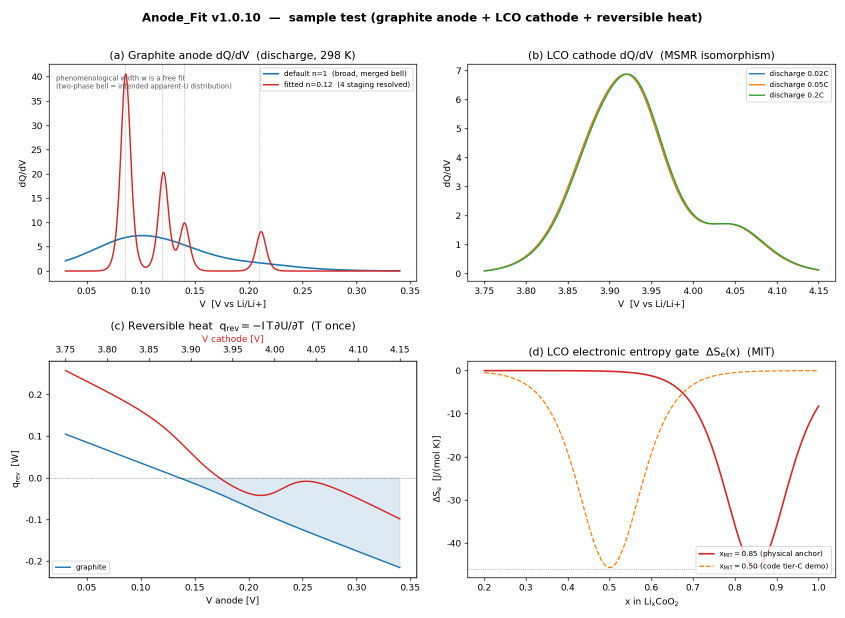
#> input picture Claude/docs/v1.0.10/figs/Anode_Fit_v1.0.10_sample_test.png, 1690 x 1235 px (shown at 1/2 size)
$ python audit_phase058_standalone_images.py
#> lines starting #> are read from the running program, lines starting #| are printed output that depends on the picture; after the words box and inside, x2 and y2 are one past the last pixel; in counts of white or black regions, pixels touching at a corner belong together
#!/usr/bin/env python3
"""Inventory the eight standalone images in the Phase 058 frozen scope."""

from __future__ import annotations

import hashlib
import itertools
import json
from pathlib import Path

import numpy as np
from PIL import Image


ROOT = Path(__file__).resolve().parents[3]
OUT = ROOT / "Codex" / "results" / "PHASE_058_STANDALONE_IMAGE_AUDIT.json"
IMAGES = [
    {
        "path": "Claude/docs/v1.0.10/figs/Anode_Fit_v1.0.10_sample_test.png",
        "generator": "Claude/docs/v1.0.10/sample_test_v1010.py",
    },
    {
        "path": "Claude/docs/v1.0.10/figs/P4_lco_heat_validation.png",
        "generator": "Claude/docs/v1.0.10/demo_lco_heat.py",
    },
    {
        "path": "Claude/docs/v1.0.10/figs/P5_graph_suite.png",
        "generator": "Claude/docs/v1.0.10/graph_suite_p5.py",
    },
    {
        "path": "Claude/docs/v1.0.10/figs/anode_fit_v1_0_10_dqdv.png",
        "generator": "Claude/docs/v1.0.10/plot_dqdv.py",
    },
    {
        "path": "Claude/docs/v1.0.12/sample_test_v1012.png",
        "generator": "Claude/docs/v1.0.12/sample_test_v1012.py",
    },
    {
        "path": "Claude/docs/v1.0.13/figs/P4_lco_heat_validation.png",
        "generator": "Claude/docs/v1.0.13/demo_lco_heat.py",
    },
    {
        "path": "Claude/docs/v1.0.13/figs/graph_suite_v1013.png",
        "generator": "Claude/docs/v1.0.13/graph_suite_v1013.py",
    },
    {
        "path": "Claude/docs/v1.0.13/sample_test_v1013.png",
        "generator": "Claude/docs/v1.0.13/sample_test_v1013.py",
    },
]


def sha256(path: Path) -> str:
    return hashlib.sha256(path.read_bytes()).hexdigest()


def image_metrics(item: dict[str, str]) -> dict:
    source = ROOT / item["path"]
    generator = ROOT / item["generator"]
    with Image.open(source) as opened:
#> opened is the input picture: PIL image 1690x1235 RGBA; mean R, G, B, A 247.6, 247, 246.9, 255
        image = opened.convert("RGB")
        metadata = dict(opened.info)
#> metadata = 2 items
        width, height = opened.size
#> width = 1690; height = 1235
        source_mode = opened.mode
#> source_mode = 'RGBA'

    pixels = np.asarray(image, dtype=np.uint8)
    grayscale = np.asarray(image.convert("L"), dtype=np.uint8)
    nonwhite = grayscale < 245
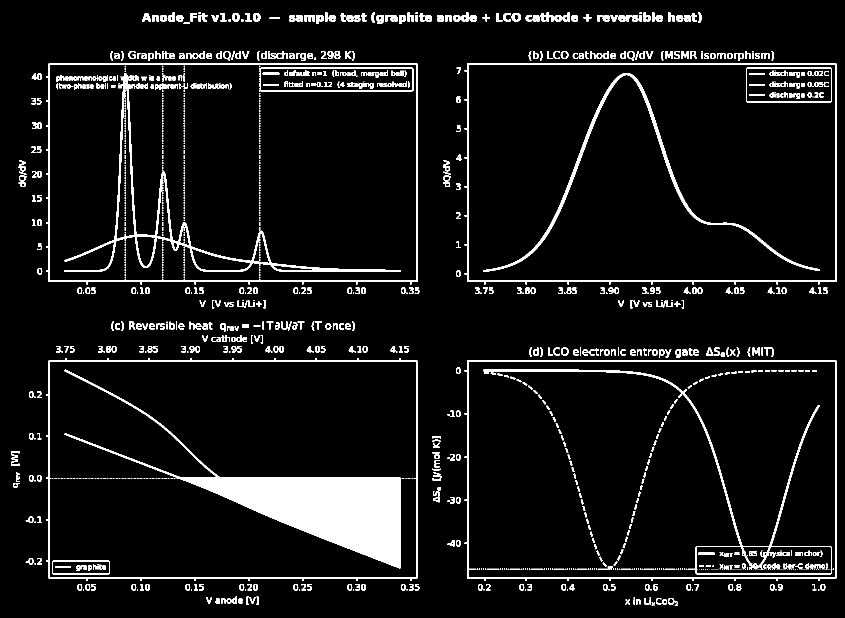
#> nonwhite: shape (1235, 1690) bool (shown at 1/2 size); 7.2% white; 1508 white regions (785 under 20 px), largest, box (x1, y1, x2, y2) and area: (129, 739, 803, 1137) 44091, (129, 146, 802, 544) 9755, (92, 716, 835, 1162) 7329
    dark = grayscale < 180
#> dark: shape (1235, 1690) bool; 3.6% white; 1727 white regions (1064 under 20 px), largest, box (x1, y1, x2, y2) and area: (129, 146, 801, 544) 7693, (92, 716, 835, 1162) 7111, (967, 147, 1639, 544) 5426
    rows, columns = np.nonzero(nonwhite)
    if rows.size:
        bbox = [
            int(columns.min()),
            int(rows.min()),
            int(columns.max()),
            int(rows.max()),
        ]
#> bbox = [22, 25, 1672, 1211]
        margins = {
            "left_px": bbox[0],
            "top_px": bbox[1],
            "right_px": int(width - 1 - bbox[2]),
            "bottom_px": int(height - 1 - bbox[3]),
        }
#> margins = {'left_px': 22, 'top_px': 25, 'right_px': 17, 'bottom_px': 23}
    else:
        bbox = None
        margins = None

    edge_dark = np.concatenate(
        [
            dark[:3, :].ravel(),
            dark[-3:, :].ravel(),
            dark[:, :3].ravel(),
            dark[:, -3:].ravel(),
        ]
    )
    return {
        **item,
        "source_exists": source.is_file(),
        "generator_exists": generator.is_file(),
        "sha256": sha256(source),
        "generator_sha256": sha256(generator) if generator.is_file() else None,
        "byte_size": source.stat().st_size,
        "format": "PNG",
        "mode": source_mode,
        "width_px": width,
        "height_px": height,
        "aspect_ratio": width / height,
        "dpi": list(metadata["dpi"]) if "dpi" in metadata else None,
        "mean_rgb": [float(value) for value in pixels.mean(axis=(0, 1))],
        "nonwhite_fraction_lt245": float(nonwhite.mean()),
        "dark_fraction_lt180": float(dark.mean()),
        "content_bbox_lt245": bbox,
        "content_margins_px": margins,
        "edge_dark_fraction_3px": float(edge_dark.mean()),
        "edge_touch_candidate": bool(edge_dark.any()),
    }


def pairwise(records: list[dict]) -> list[dict]:
    comparisons = []
    for left, right in itertools.combinations(records, 2):
        left_path = ROOT / left["path"]
        right_path = ROOT / right["path"]
        same_dimensions = (
            left["width_px"] == right["width_px"]
            and left["height_px"] == right["height_px"]
        )
        record = {
            "left": left["path"],
            "right": right["path"],
            "byte_identical": left["sha256"] == right["sha256"],
            "same_dimensions": same_dimensions,
            "pixel_identical": False,
            "rgb_rmse": None,
        }
        if same_dimensions:
            with Image.open(left_path) as image:
                left_pixels = np.asarray(image.convert("RGB"), dtype=np.float64)
            with Image.open(right_path) as image:
                right_pixels = np.asarray(image.convert("RGB"), dtype=np.float64)
            delta = left_pixels - right_pixels
            record["pixel_identical"] = bool(np.array_equal(left_pixels, right_pixels))
            record["rgb_rmse"] = float(np.sqrt(np.mean(delta * delta)))
        comparisons.append(record)
    return comparisons


def main() -> int:
    records = [image_metrics(item) for item in IMAGES]
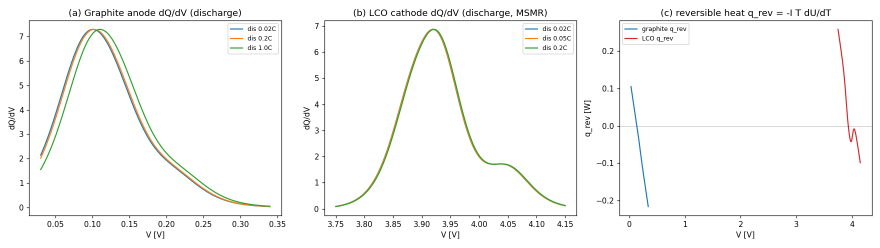
#> input picture Claude/docs/v1.0.10/figs/P4_lco_heat_validation.png, 1760 x 495 px (shown at 1/2 size)
#> in image_metrics, opened is the input picture: PIL image 1760x495 RGBA; mean R, G, B, A 248.7, 248.8, 248.1, 255
#> in image_metrics (call 2), `nonwhite = grayscale < 245`: nonwhite: shape (495, 1760) bool; 5.4% white; 395 white regions (129 under 20 px), largest, box (x1, y1, x2, y2) and area: (80, 57, 542, 415) 6713, (1234, 40, 1746, 437) 6316, (644, 40, 1155, 437) 5564
#> in image_metrics (call 2), `dark = grayscale < 180`: dark: shape (495, 1760) bool; 3.1% white in thin lines or dots
#> in image_metrics (call 2), `bbox = [ int(columns.min()), int(rows.min()), int(columns.max()), int(..`: bbox = [17, 18, 1745, 477]
#> in image_metrics (call 2), `margins = { "left_px": bbox[0], "top_px": bbox[1], "right_px": int(wid..`: margins = {'left_px': 17, 'top_px': 18, 'right_px': 14, 'bottom_px': 17}
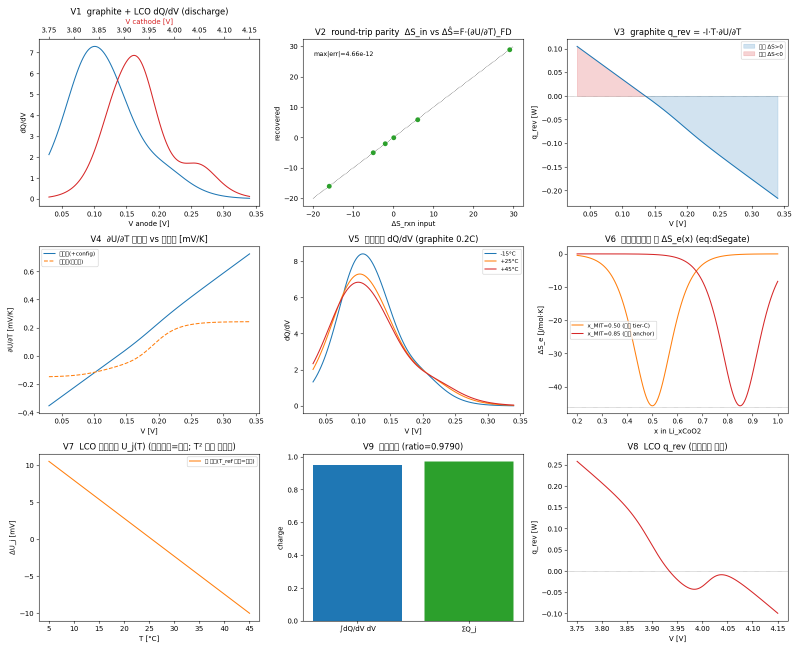
#> input picture Claude/docs/v1.0.10/figs/P5_graph_suite.png, 1600 x 1300 px (shown at 1/2 size)
#> in image_metrics, opened is the input picture: PIL image 1600x1300 RGBA; mean R, G, B, A 237.1, 242.2, 240.7, 255
#> in image_metrics (call 3), `nonwhite = grayscale < 245`: nonwhite: shape (1300, 1600) bool; 12.1% white; 1065 white regions (307 under 20 px), largest, box (x1, y1, x2, y2) and area: (601, 907, 1049, 1248) 116689, (1151, 91, 1564, 398) 35724, (624, 506, 1029, 813) 5303
#> in image_metrics (call 3), `dark = grayscale < 180`: dark: shape (1300, 1600) bool; 8.2% white; 1662 white regions (948 under 20 px), largest, box (x1, y1, x2, y2) and area: (601, 908, 1048, 1248) 113908, (625, 507, 1029, 813) 3769, (97, 92, 500, 398) 3115
#> in image_metrics (call 3), `bbox = [ int(columns.min()), int(rows.min()), int(columns.max()), int(..`: bbox = [14, 15, 1582, 1284]
#> in image_metrics (call 3), `margins = { "left_px": bbox[0], "top_px": bbox[1], "right_px": int(wid..`: margins = {'left_px': 14, 'top_px': 15, 'right_px': 17, 'bottom_px': 15}
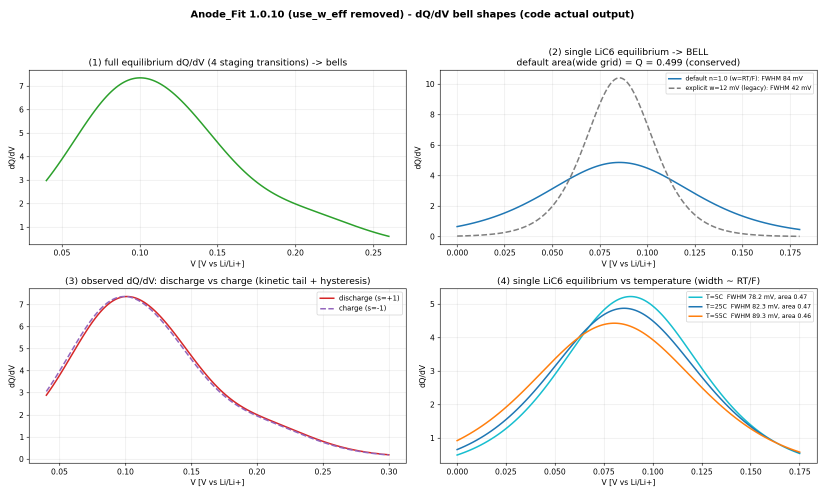
#> input picture Claude/docs/v1.0.10/figs/anode_fit_v1_0_10_dqdv.png, 1650 x 990 px (shown at 1/2 size)
#> in image_metrics, opened is the input picture: PIL image 1650x990 RGBA; mean R, G, B, A 247.4, 247.6, 247.5, 255
#> in image_metrics (call 4), `nonwhite = grayscale < 245`: nonwhite: shape (990, 1650) bool; 7.2% white; 731 white regions (111 under 20 px), largest, box (x1, y1, x2, y2) and area: (875, 576, 1636, 932) 23610, (53, 576, 814, 932) 20729, (875, 139, 1636, 495) 18957
#> in image_metrics (call 4), `dark = grayscale < 180`: dark: shape (990, 1650) bool; 3.4% white in thin lines or dots
#> in image_metrics (call 4), `bbox = [ int(columns.min()), int(rows.min()), int(columns.max()), int(..`: bbox = [17, 20, 1635, 972]
#> in image_metrics (call 4), `margins = { "left_px": bbox[0], "top_px": bbox[1], "right_px": int(wid..`: margins = {'left_px': 17, 'top_px': 20, 'right_px': 14, 'bottom_px': 17}
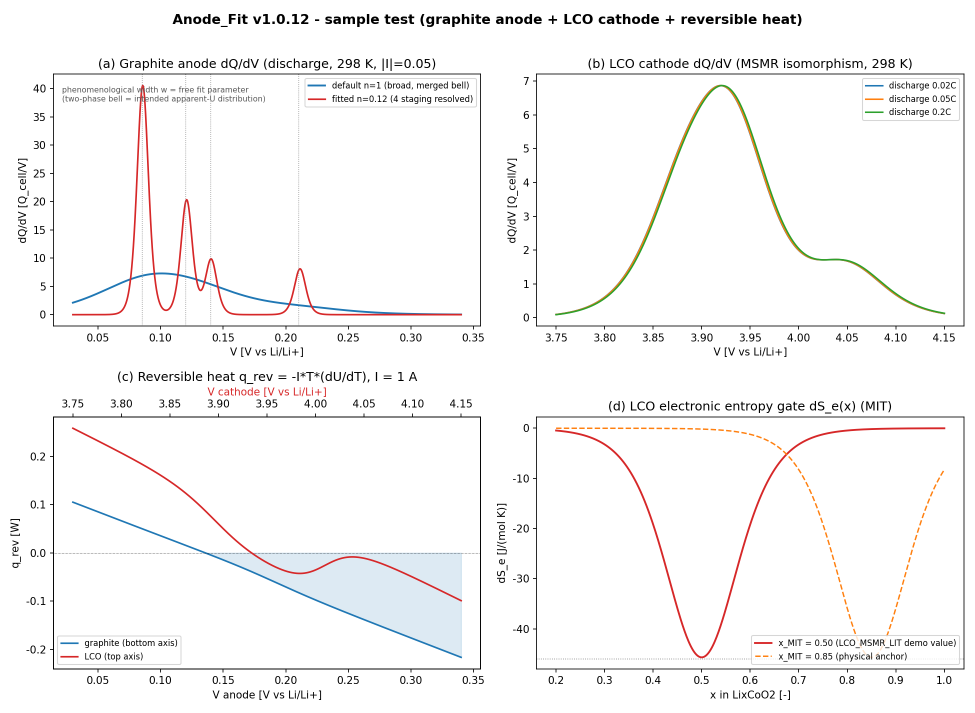
#> input picture Claude/docs/v1.0.12/sample_test_v1012.png, 1950 x 1425 px (shown at 1/2 size)
#> in image_metrics, opened is the input picture: PIL image 1950x1425 RGBA; mean R, G, B, A 247.1, 246.5, 246.4, 255
#> in image_metrics (call 5), `nonwhite = grayscale < 245`: nonwhite: shape (1425, 1950) bool; 6.8% white; 1643 white regions (792 under 20 px), largest, box (x1, y1, x2, y2) and area: (143, 854, 926, 1317) 59496, (143, 168, 925, 631) 12456, (1110, 169, 1891, 631) 8407
#> in image_metrics (call 5), `dark = grayscale < 180`: dark: shape (1425, 1950) bool; 4% white; 1843 white regions (1002 under 20 px), largest, box (x1, y1, x2, y2) and area: (144, 168, 924, 631) 10142, (1110, 169, 1891, 631) 7295, (100, 827, 962, 1345) 5685
#> in image_metrics (call 5), `bbox = [ int(columns.min()), int(rows.min()), int(columns.max()), int(..`: bbox = [21, 28, 1928, 1399]
#> in image_metrics (call 5), `margins = { "left_px": bbox[0], "top_px": bbox[1], "right_px": int(wid..`: margins = {'left_px': 21, 'top_px': 28, 'right_px': 21, 'bottom_px': 25}
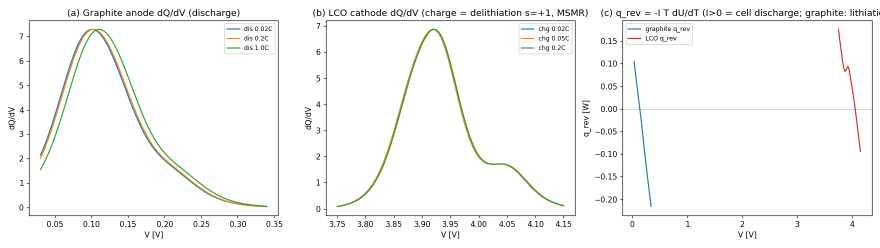
#> input picture Claude/docs/v1.0.13/figs/P4_lco_heat_validation.png, 1760 x 495 px (shown at 1/2 size)
#> in image_metrics, opened is the input picture: PIL image 1760x495 RGBA; mean R, G, B, A 248.2, 248.4, 247.6, 255
#> in image_metrics (call 6), `nonwhite = grayscale < 245`: nonwhite: shape (495, 1760) bool; 5.7% white; 457 white regions (137 under 20 px), largest, box (x1, y1, x2, y2) and area: (79, 57, 536, 415) 6680, (1240, 40, 1746, 437) 6468, (647, 40, 1152, 437) 5528
#> in image_metrics (call 6), `dark = grayscale < 180`:
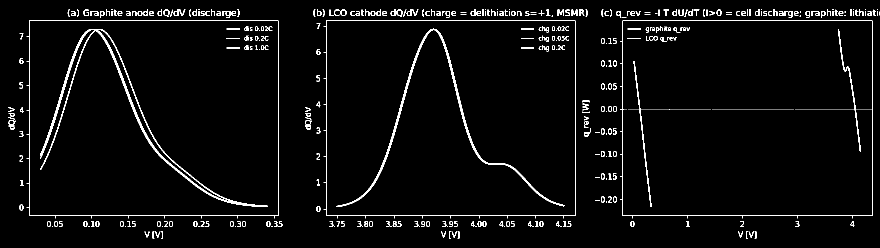
#> dark: shape (495, 1760) bool (shown at 1/2 size); 3.3% white in thin lines or dots
#> in image_metrics (call 6), `bbox = [ int(columns.min()), int(rows.min()), int(columns.max()), int(..`: bbox = [17, 18, 1759, 477]
#> in image_metrics (call 6), `margins = { "left_px": bbox[0], "top_px": bbox[1], "right_px": int(wid..`: margins = {'left_px': 17, 'top_px': 18, 'right_px': 0, 'bottom_px': 17}
    result = {
        "schema_version": "phase058-standalone-image-audit-v1",
        "scope": {
            "versions": ["v1.0.10", "v1.0.11", "v1.0.12", "v1.0.13"],
            "image_paths": len(IMAGES),
            "unique_image_blobs": len({record["sha256"] for record in records}),
            "visual_inspection": "MANUAL_REVIEW_RECORDED_SEPARATELY",
        },
        "images": records,
        "pairwise_comparisons": pairwise(records),
        "machine_checks": {
            "all_images_exist": all(record["source_exists"] for record in records),
            "all_generators_exist": all(record["generator_exists"] for record in records),
            "all_png_rgb_or_rgba": all(
                record["format"] == "PNG" and record["mode"] in {"RGB", "RGBA"}
                for record in records
            ),
            "all_nonblank": all(
                record["nonwhite_fraction_lt245"] > 0.001 for record in records
            ),
            "all_positive_dimensions": all(
                record["width_px"] > 0 and record["height_px"] > 0
                for record in records
            ),
        },
    }
    OUT.write_text(
        json.dumps(result, ensure_ascii=False, indent=2) + "\n",
        encoding="utf-8",
    )
    print(
        json.dumps(
            {
                "output": str(OUT.relative_to(ROOT)),
                "images": len(records),
                "unique_blobs": result["scope"]["unique_image_blobs"],
                "checks": result["machine_checks"],
            },
            ensure_ascii=False,
        )
    )
    return 0


if __name__ == "__main__":
#> (the run stopped early here; a loop or call above may not have finished)
